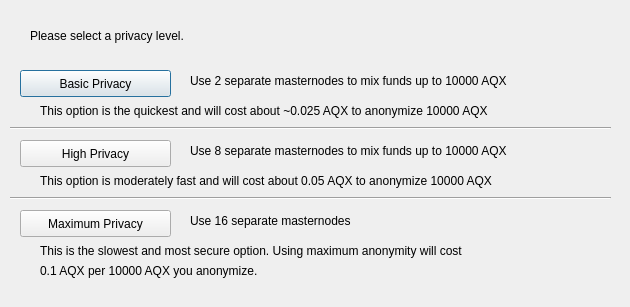
<?xml version="1.0" encoding="UTF-8"?>
<ui version="4.0">
 <class>ObfuscationConfig</class>
 <widget class="QDialog" name="ObfuscationConfig">
  <property name="geometry">
   <rect>
    <x>0</x>
    <y>0</y>
    <width>630</width>
    <height>307</height>
   </rect>
  </property>
  <property name="windowTitle">
   <string>Configure Obfuscation</string>
  </property>
  <widget class="QPushButton" name="buttonBasic">
   <property name="geometry">
    <rect>
     <x>20</x>
     <y>70</y>
     <width>151</width>
     <height>27</height>
    </rect>
   </property>
   <property name="text">
    <string>Basic Privacy</string>
   </property>
  </widget>
  <widget class="QPushButton" name="buttonHigh">
   <property name="geometry">
    <rect>
     <x>20</x>
     <y>140</y>
     <width>151</width>
     <height>27</height>
    </rect>
   </property>
   <property name="text">
    <string>High Privacy</string>
   </property>
  </widget>
  <widget class="QPushButton" name="buttonMax">
   <property name="geometry">
    <rect>
     <x>20</x>
     <y>210</y>
     <width>151</width>
     <height>27</height>
    </rect>
   </property>
   <property name="text">
    <string>Maximum Privacy</string>
   </property>
  </widget>
  <widget class="QLabel" name="label">
   <property name="geometry">
    <rect>
     <x>30</x>
     <y>20</y>
     <width>571</width>
     <height>31</height>
    </rect>
   </property>
   <property name="text">
    <string>Please select a privacy level.</string>
   </property>
  </widget>
  <widget class="QLabel" name="label_2">
   <property name="geometry">
    <rect>
     <x>190</x>
     <y>70</y>
     <width>421</width>
     <height>21</height>
    </rect>
   </property>
   <property name="text">
    <string>Use 2 separate masternodes to mix funds up to 10000 AQX</string>
   </property>
  </widget>
  <widget class="QLabel" name="label_3">
   <property name="geometry">
    <rect>
     <x>190</x>
     <y>140</y>
     <width>411</width>
     <height>21</height>
    </rect>
   </property>
   <property name="text">
    <string>Use 8 separate masternodes to mix funds up to 10000 AQX</string>
   </property>
  </widget>
  <widget class="QLabel" name="label_4">
   <property name="geometry">
    <rect>
     <x>190</x>
     <y>210</y>
     <width>421</width>
     <height>21</height>
    </rect>
   </property>
   <property name="text">
    <string>Use 16 separate masternodes</string>
   </property>
  </widget>
  <widget class="QLabel" name="label_6">
   <property name="geometry">
    <rect>
     <x>40</x>
     <y>100</y>
     <width>561</width>
     <height>21</height>
    </rect>
   </property>
   <property name="text">
    <string>This option is the quickest and will cost about ~0.025 AQX to anonymize 10000 AQX</string>
   </property>
  </widget>
  <widget class="QLabel" name="label_7">
   <property name="geometry">
    <rect>
     <x>40</x>
     <y>170</y>
     <width>561</width>
     <height>21</height>
    </rect>
   </property>
   <property name="text">
    <string>This option is moderately fast and will cost about 0.05 AQX to anonymize 10000 AQX</string>
   </property>
  </widget>
  <widget class="QLabel" name="label_8">
   <property name="geometry">
    <rect>
     <x>40</x>
     <y>240</y>
     <width>561</width>
     <height>21</height>
    </rect>
   </property>
   <property name="text">
    <string>This is the slowest and most secure option. Using maximum anonymity will cost</string>
   </property>
  </widget>
  <widget class="QLabel" name="label_9">
   <property name="geometry">
    <rect>
     <x>40</x>
     <y>260</y>
     <width>561</width>
     <height>21</height>
    </rect>
   </property>
   <property name="text">
    <string>0.1 AQX per 10000 AQX you anonymize.</string>
   </property>
  </widget>
  <widget class="Line" name="line">
   <property name="geometry">
    <rect>
     <x>10</x>
     <y>120</y>
     <width>601</width>
     <height>16</height>
    </rect>
   </property>
   <property name="orientation">
    <enum>Qt::Horizontal</enum>
   </property>
  </widget>
  <widget class="Line" name="line_2">
   <property name="geometry">
    <rect>
     <x>10</x>
     <y>190</y>
     <width>601</width>
     <height>16</height>
    </rect>
   </property>
   <property name="orientation">
    <enum>Qt::Horizontal</enum>
   </property>
  </widget>
 </widget>
 <resources/>
 <connections/>
</ui>
